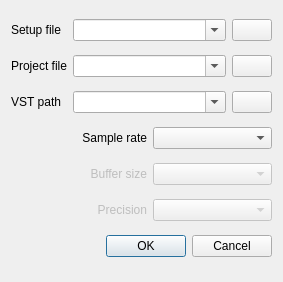
<?xml version="1.0" encoding="UTF-8"?>
<ui version="4.0">
 <class>ConfigDialog</class>
 <widget class="QDialog" name="ConfigDialog">
  <property name="geometry">
   <rect>
    <x>0</x>
    <y>0</y>
    <width>283</width>
    <height>282</height>
   </rect>
  </property>
  <property name="windowTitle">
   <string>Config</string>
  </property>
  <property name="locale">
   <locale language="English" country="UnitedStates"/>
  </property>
  <layout class="QGridLayout" name="gridLayout">
   <item row="0" column="0">
    <widget class="QLabel" name="label_3">
     <property name="sizePolicy">
      <sizepolicy hsizetype="Maximum" vsizetype="Preferred">
       <horstretch>0</horstretch>
       <verstretch>0</verstretch>
      </sizepolicy>
     </property>
     <property name="text">
      <string>Setup file</string>
     </property>
     <property name="alignment">
      <set>Qt::AlignRight|Qt::AlignTrailing|Qt::AlignVCenter</set>
     </property>
    </widget>
   </item>
   <item row="0" column="1" colspan="2">
    <widget class="QComboBox" name="defaultSetup">
     <property name="sizePolicy">
      <sizepolicy hsizetype="Ignored" vsizetype="Fixed">
       <horstretch>0</horstretch>
       <verstretch>0</verstretch>
      </sizepolicy>
     </property>
     <property name="editable">
      <bool>true</bool>
     </property>
    </widget>
   </item>
   <item row="0" column="3">
    <widget class="QPushButton" name="browseSetup">
     <property name="sizePolicy">
      <sizepolicy hsizetype="Fixed" vsizetype="Fixed">
       <horstretch>0</horstretch>
       <verstretch>0</verstretch>
      </sizepolicy>
     </property>
     <property name="toolTip">
      <string comment="Browse" extracomment="select a default setup file"/>
     </property>
     <property name="statusTip">
      <string comment="Browse"/>
     </property>
     <property name="icon">
      <iconset resource="../../resources/resources.qrc">
       <normaloff>:/img16x16/folder.png</normaloff>:/img16x16/folder.png</iconset>
     </property>
    </widget>
   </item>
   <item row="1" column="0">
    <widget class="QLabel" name="label_2">
     <property name="sizePolicy">
      <sizepolicy hsizetype="Maximum" vsizetype="Preferred">
       <horstretch>0</horstretch>
       <verstretch>0</verstretch>
      </sizepolicy>
     </property>
     <property name="text">
      <string>Project file</string>
     </property>
     <property name="alignment">
      <set>Qt::AlignRight|Qt::AlignTrailing|Qt::AlignVCenter</set>
     </property>
    </widget>
   </item>
   <item row="1" column="1" colspan="2">
    <widget class="QComboBox" name="defaultProject">
     <property name="sizePolicy">
      <sizepolicy hsizetype="Ignored" vsizetype="Fixed">
       <horstretch>0</horstretch>
       <verstretch>0</verstretch>
      </sizepolicy>
     </property>
     <property name="editable">
      <bool>true</bool>
     </property>
    </widget>
   </item>
   <item row="1" column="3">
    <widget class="QPushButton" name="browseProject">
     <property name="sizePolicy">
      <sizepolicy hsizetype="Fixed" vsizetype="Fixed">
       <horstretch>0</horstretch>
       <verstretch>0</verstretch>
      </sizepolicy>
     </property>
     <property name="toolTip">
      <string comment="Browse"/>
     </property>
     <property name="statusTip">
      <string comment="Browse"/>
     </property>
     <property name="icon">
      <iconset resource="../../resources/resources.qrc">
       <normaloff>:/img16x16/folder.png</normaloff>:/img16x16/folder.png</iconset>
     </property>
    </widget>
   </item>
   <item row="2" column="0">
    <widget class="QLabel" name="label">
     <property name="sizePolicy">
      <sizepolicy hsizetype="Maximum" vsizetype="Preferred">
       <horstretch>0</horstretch>
       <verstretch>0</verstretch>
      </sizepolicy>
     </property>
     <property name="text">
      <string>VST path</string>
     </property>
     <property name="alignment">
      <set>Qt::AlignRight|Qt::AlignTrailing|Qt::AlignVCenter</set>
     </property>
    </widget>
   </item>
   <item row="2" column="1" colspan="2">
    <widget class="QComboBox" name="defaultVstPath">
     <property name="sizePolicy">
      <sizepolicy hsizetype="Ignored" vsizetype="Fixed">
       <horstretch>0</horstretch>
       <verstretch>0</verstretch>
      </sizepolicy>
     </property>
     <property name="editable">
      <bool>true</bool>
     </property>
    </widget>
   </item>
   <item row="2" column="3">
    <widget class="QPushButton" name="browseVst">
     <property name="sizePolicy">
      <sizepolicy hsizetype="Fixed" vsizetype="Fixed">
       <horstretch>0</horstretch>
       <verstretch>0</verstretch>
      </sizepolicy>
     </property>
     <property name="toolTip">
      <string comment="Browse"/>
     </property>
     <property name="statusTip">
      <string comment="Browse"/>
     </property>
     <property name="icon">
      <iconset resource="../../resources/resources.qrc">
       <normaloff>:/img16x16/folder.png</normaloff>:/img16x16/folder.png</iconset>
     </property>
    </widget>
   </item>
   <item row="3" column="0" colspan="2">
    <widget class="QLabel" name="label_4">
     <property name="text">
      <string>Sample rate</string>
     </property>
     <property name="alignment">
      <set>Qt::AlignRight|Qt::AlignTrailing|Qt::AlignVCenter</set>
     </property>
    </widget>
   </item>
   <item row="3" column="2" colspan="2">
    <widget class="QComboBox" name="sampleRate"/>
   </item>
   <item row="4" column="0" colspan="2">
    <widget class="QLabel" name="label_5">
     <property name="enabled">
      <bool>false</bool>
     </property>
     <property name="text">
      <string>Buffer size</string>
     </property>
     <property name="alignment">
      <set>Qt::AlignRight|Qt::AlignTrailing|Qt::AlignVCenter</set>
     </property>
    </widget>
   </item>
   <item row="4" column="2" colspan="2">
    <widget class="QComboBox" name="bufferSize">
     <property name="enabled">
      <bool>false</bool>
     </property>
    </widget>
   </item>
   <item row="5" column="0" colspan="2">
    <widget class="QLabel" name="label_6">
     <property name="enabled">
      <bool>false</bool>
     </property>
     <property name="text">
      <string>Precision</string>
     </property>
     <property name="alignment">
      <set>Qt::AlignRight|Qt::AlignTrailing|Qt::AlignVCenter</set>
     </property>
    </widget>
   </item>
   <item row="5" column="2" colspan="2">
    <widget class="QComboBox" name="samplePrecision">
     <property name="enabled">
      <bool>false</bool>
     </property>
    </widget>
   </item>
   <item row="6" column="0" colspan="4">
    <widget class="QDialogButtonBox" name="buttonBox">
     <property name="orientation">
      <enum>Qt::Horizontal</enum>
     </property>
     <property name="standardButtons">
      <set>QDialogButtonBox::Cancel|QDialogButtonBox::Ok</set>
     </property>
    </widget>
   </item>
  </layout>
 </widget>
 <resources>
  <include location="../../resources/resources.qrc"/>
 </resources>
 <connections>
  <connection>
   <sender>buttonBox</sender>
   <signal>accepted()</signal>
   <receiver>ConfigDialog</receiver>
   <slot>accept()</slot>
   <hints>
    <hint type="sourcelabel">
     <x>248</x>
     <y>254</y>
    </hint>
    <hint type="destinationlabel">
     <x>157</x>
     <y>274</y>
    </hint>
   </hints>
  </connection>
  <connection>
   <sender>buttonBox</sender>
   <signal>rejected()</signal>
   <receiver>ConfigDialog</receiver>
   <slot>reject()</slot>
   <hints>
    <hint type="sourcelabel">
     <x>316</x>
     <y>260</y>
    </hint>
    <hint type="destinationlabel">
     <x>286</x>
     <y>274</y>
    </hint>
   </hints>
  </connection>
 </connections>
</ui>
